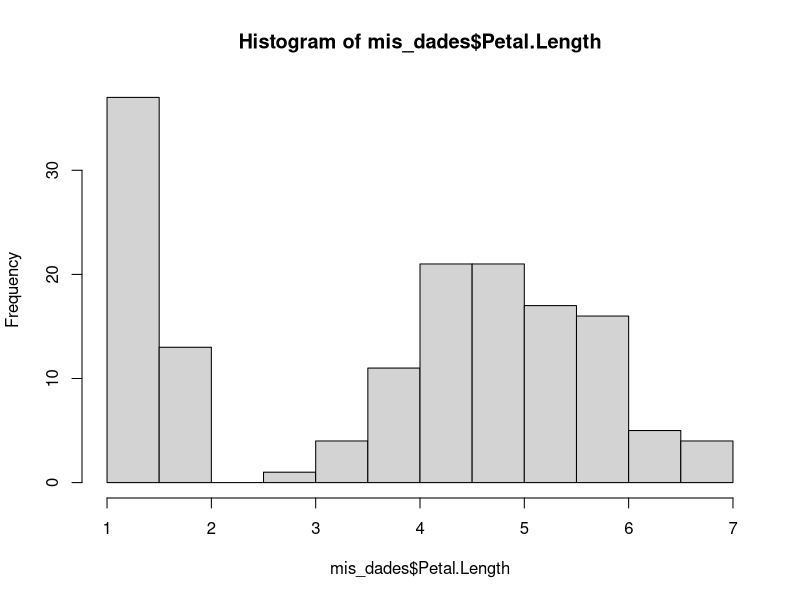
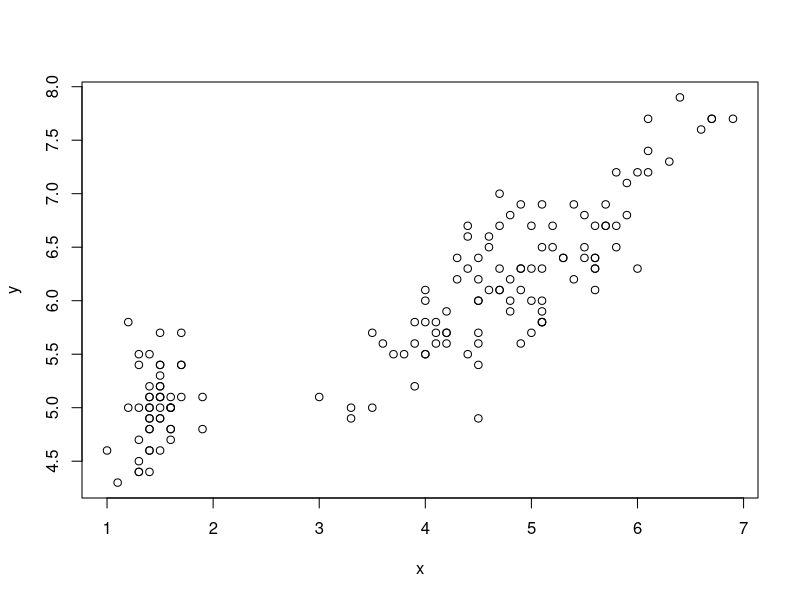
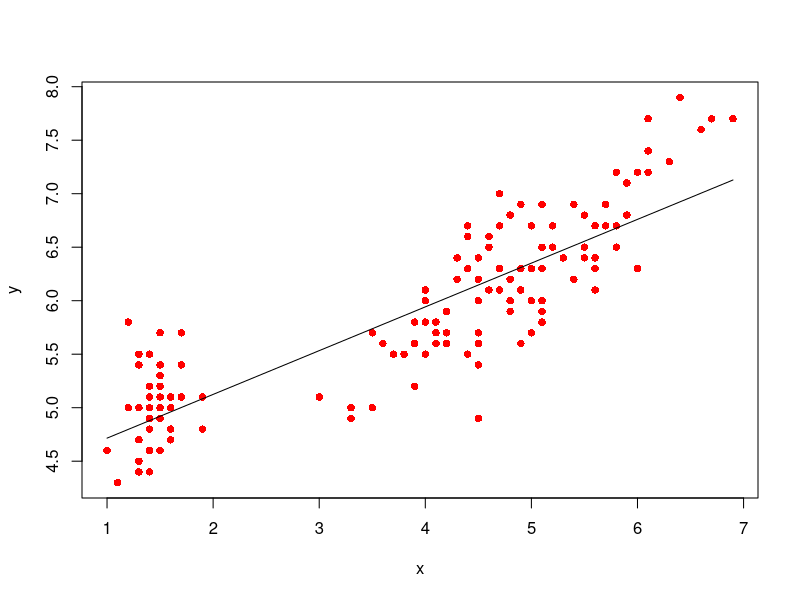

Write the R code that produced these figures, in order.
#Codigo para problema 2
mis_dades <- iris
mis_dades
dim(mis_dades)
names(mis_dades)

mean(mis_dades$Petal.Length)
sd(mis_dades$Petal.Length)
hist(mis_dades$Petal.Length)

x <- mis_dades$Petal.Length
y  <- mis_dades$Sepal.Length
plot(x, y)

m <- sum((x-mean(x))*(y-mean(y)))/sum((x-mean(x))^2)
b <- mean(y)-m*mean(x)

m*1.5+b

mod <- lm(y~x)
summary(mod)

ypredict <- predict(mod, data.frame(x=x))
ypredict

plot(x,y,col="red",pch=16)
lines(x, ypredict, col="black")

#coefficiente de determinacion
Rsq <- sum((ypredict-mean(y))^2)/sum((y-mean(y))^2)
Rsq

summary(mod)

